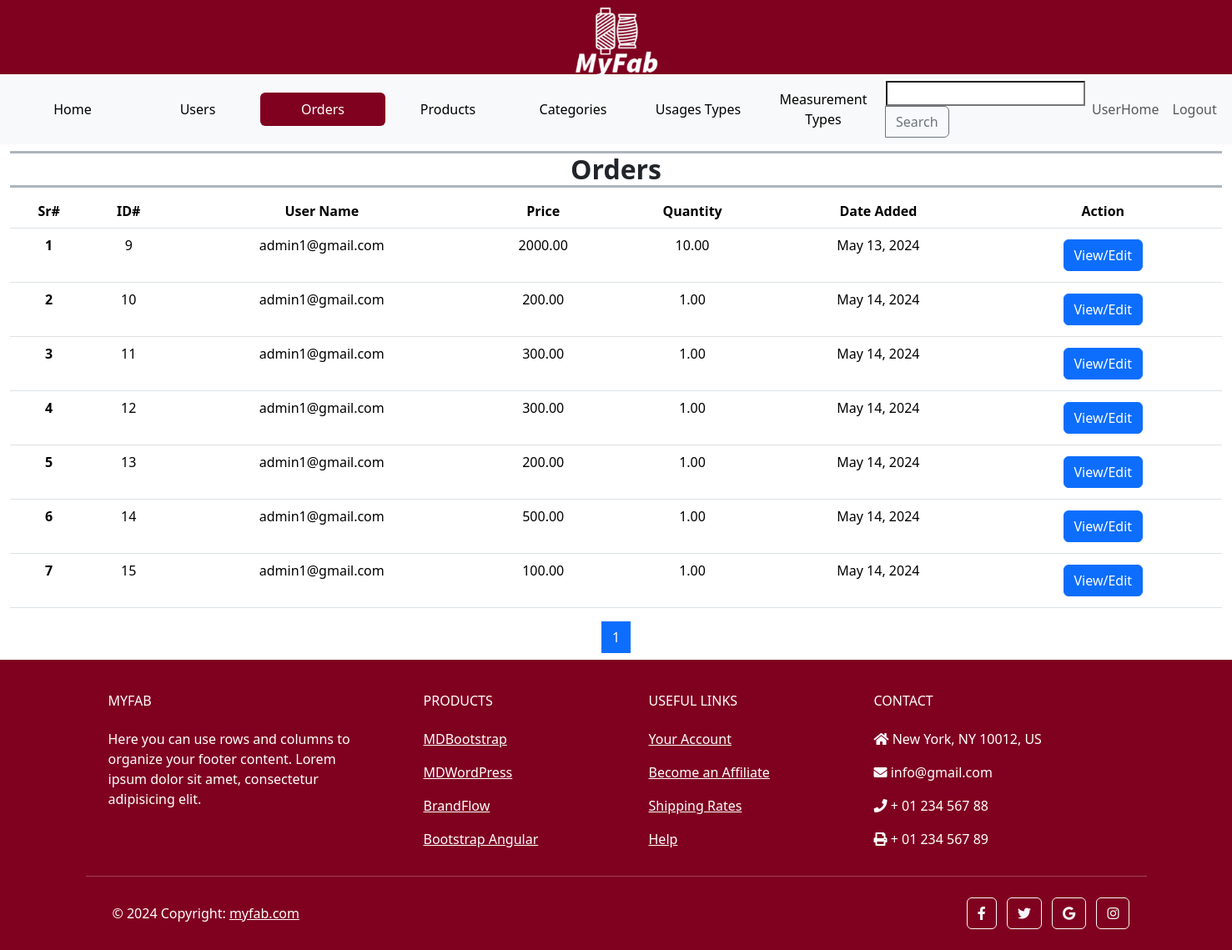
/custom_admin/orders/ (signed in), run on an earlier commit of the app's database.
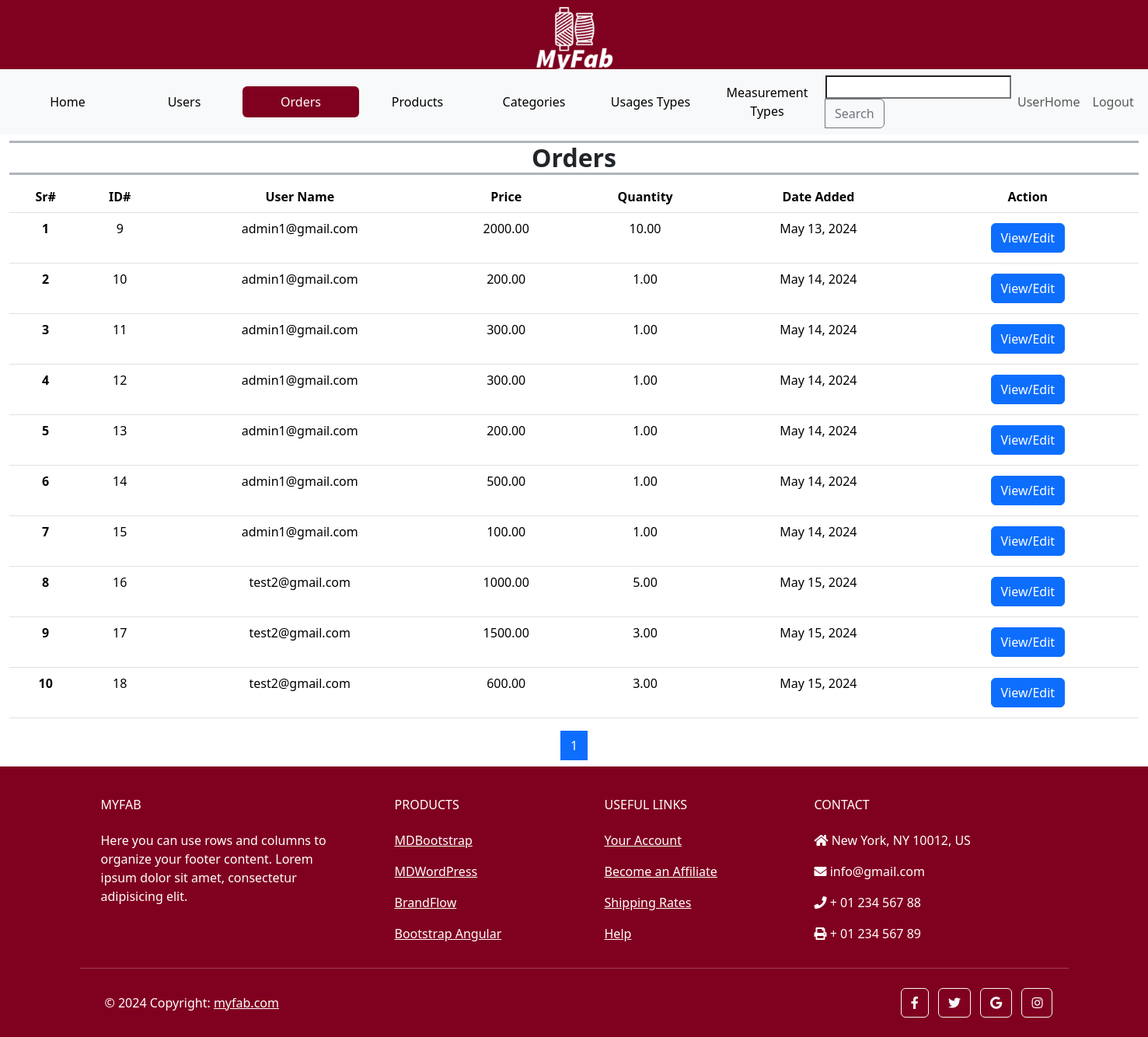
And on a later commit of the database.
### orders/models.py (models this page shows, shortened)
class Order(models.Model):
    PAYMENT_CHOICES = [
        ('P', 'Prepaid'),
        ('C', 'Cash On Delivery'),
    ]
    STATUS_CHOICES = [
        ('P', 'Pending'),
        ('S', 'Shipping'),
        ('D', 'Delivered'),
        ('C', 'Cancelled'),
    ]
    customer_id = models.ForeignKey(CustomUser, on_delete=models.CASCADE)
    product_id = models.ForeignKey(Product, on_delete=models.CASCADE)
    order_type = models.IntegerField(null=False)
    quantity = models.DecimalField(max_digits=10, decimal_places=2, default=0)
    price = models.DecimalField(max_digits=10, decimal_places=2, default=0)
    add_date = models.DateField(auto_now_add=True)
    payment_method = models.CharField(max_length=10, null=False, choices=PAYMENT_CHOICES)
    status = models.CharField(max_length=10, null=False, choices=STATUS_CHOICES, default='P')
    address = models.ForeignKey(Address, on_delete=models.PROTECT)
    order_measurements = models.TextField(null=True)

### accounts/models.py (models this page shows)
class CustomUser(AbstractUser):
    phone_number = models.CharField(max_length=13, unique=True)

### custom_admin/views.py (the view)
# urls.py: path('orders/', AdminOrders.as_view(), name = 'admin_orders'),
class AdminOrders(View):
    def get(self, request):
        orders = Order.objects.all()
        paginator = Paginator(orders, 10)
        page_number = request.GET.get('page')
        try:
            paged_orders = paginator.page(page_number)
        except PageNotAnInteger:
            paged_orders = paginator.page(1)
        except EmptyPage:
            paged_orders = paginator.page(paginator.num_pages)
        start_serial_number = (paged_orders.number - 1) * paginator.per_page + 1
        serial_numbers = list(range(start_serial_number, start_serial_number + len(paged_orders)))
        zipped_data = zip(serial_numbers, paged_orders)
        context = {'zipped_data': zipped_data, 'orders': paged_orders}
        return render(request, 'admin_orders.html', context)

### templates/admin_orders.html (shortened to what this page needs)
{% extends 'admin_base.html' %}
{% load static %}
{% block content %}
    <nav class="navbar navbar-expand-lg bg-body-tertiary">
        <div class="container-fluid">
        <div class="collapse navbar-collapse" id="navbarSupportedContent">
            <ul class="navbar-nav d-flex align-items-center me-auto mb-2 mb-lg-0">
                <li class="nav-item">
                    <button class="nav-link active btn btn-link" style="min-width: 150px;" aria-current="page">
                        <a class="text-black text-decoration-none" href="/custom_admin/">Home</a>
                    </button>
                </li>
                <li class="nav-item">
                    <button class="nav-link btn btn-link" style="min-width: 150px;" aria-current="page">
                        <a class="text-black text-decoration-none" href="/custom_admin/users/">Users</a>
                    </button>
                </li>
                <li class="nav-item">
                    <button class="nav-link btn btn-link" style="min-width: 150px;  background-color: #800020;" aria-current="page">
                        <a class="text-white text-decoration-none" href="#">Orders</a>
                    </button>
                </li>
                <li class="nav-item">
                    <button class="nav-link btn btn-link" style="min-width: 150px;" aria-current="page">
                        <a class="text-black text-decoration-none" href="{% url "custom_admin:admin_products" %}">Products</a>
                    </button>
                </li>
                <li class="nav-item">
                    <button class="nav-link btn btn-link" style="min-width: 150px;" aria-current="page">
                        <a class="text-black text-decoration-none" href="{% url "custom_admin:admin_categories" %}">Categories</a>
                    </button>
                </li>
                <li class="nav-item">
                    <button class="nav-link btn btn-link" style="min-width: 150px;" aria-current="page">
                        <a class="text-black text-decoration-none" href="{% url "custom_admin:admin_usages" %}">Usages Types</a>
                    </button>
                </li>
                <li class="nav-item">
                    <button class="nav-link btn btn-link" style="min-width: 150px;" aria-current="page">
                        <a class="text-black text-decoration-none" href="{% url "custom_admin:admin_measurements" %}">Measurement Types</a>
                    </button>
                </li>
                <li class="nav-item">
                    <form id="search-form">
                        <div class="input-group">
                            <input type="text" id="search-input" name="query">
                            <button class="btn btn-outline-secondary" type="submit">Search</button>
                        </div>
                    </form>
                </li>
            </ul>
            <ul class="navbar-nav d-flex flex-row justify-content-center  ms-auto mb-2 mb-lg-0">
                <li class="nav-item ms-3 ms-lg-0">
                    <a class="nav-link" href="{% url "main:home" %}">UserHome</a>
                </li>
                <li class="nav-item ms-3 ms-lg-0">
                    <form id="logout-form" action="/accounts/logout/" method="post">
                        <button type="submit" class="nav-link btn btn-link">Logout</button>
                    </form>
                </li>
            </ul>
        </div>
        </div>
    </nav>
    <section class="mb-2">
        <div class="container-fluid">
            <div class="container-fluid text-center px-0">
                <h5 class="border-bottom border-top border-3 border-dark-subtle fw-bold fs-2 fs-lg-5 mt-2">
                   Orders
                </h5>
            </div>
            <div class="row h-100">
                <div class="col-12">
                    <div class="table-responsive text-center">
                        <table class="table  table-hover">
                            <thead>
                            <tr>
                                <th scope="col">Sr#</th>
                                <th scope="col">ID#</th>
                                <th scope="col">User Name</th>
                                <th scope="col">Price</th>
                                <th scope="col">Quantity</th>
                                <th scope="col">Date Added</th>
                                <th scope="col">Action</th>
                            </tr>
                            </thead>
                            <tbody id="product-table-body">
                                {% for serial_number, order in zipped_data %}
                                <tr>
                                    <th scope="row">{{ serial_number }}</th>
                                    <td>{{ order.id }}</td>
                                    <td>{{ order.customer_id.username }}</td>
                                    <td>{{ order.price }}</td>
                                    <td>{{ order.quantity }}</td>
                                    <td>{{ order.add_date }}</td>
                                    <td>
                                        <button class="btn btn-sm">
                                            <a href="" class="btn btn-primary">View/Edit</a>
                                        </button>
                                    </td>
                                </tr>
                                {% endfor %}
                            </tbody>
                        </table>
                    </div>
                    <div class="pagination justify-content-center">
                        {% for page in orders.paginator.page_range %}
                        <a href="?page={{ page }}" class="page-link {% if orders.number == page %}active{% endif %}">{{ page }}</a>
                        {% endfor %}
                    </div>
                </div>
            </div>
        </div>
    </section>
{% endblock content %}

### templates/admin_base.html (shortened to what this page needs)
{% load static %}
{% load custom_filters %}
<!DOCTYPE html>
<html lang="en">
<head>
    <link rel="stylesheet" href="https://cdnjs.cloudflare.com/ajax/libs/font-awesome/5.15.4/css/all.min.css">
    <link rel="stylesheet" href="{% static "./css/bootstrap.css" %}">
    <link rel="stylesheet" href="{% static "./css/style.css" %}">
</head>
<body>
    <header class="header" style="height: 6vw; background-color: #800020;">
        <div class="container" style="max-height: 100%;">
            <img class="logo" style="max-width: 8%; display: block; margin: auto;" src="{% static 'images/MyFAB_transparent.png' %}" alt="Header_Logo">
        </div>
    </header>
        {% block content %}{% endblock %}
    <footer
            class="text-center text-lg-start text-white"
            style="background-color: #800020"
            >
      <div class="container p-4 pb-0">
        <section class="">
          <div class="row">
            <div class="col-md-3 col-lg-3 col-xl-3 mx-auto mt-3">
              <h6 class="text-uppercase mb-4 font-weight-bold">
                MyFAB
              </h6>
              <p>
                Here you can use rows and columns to organize your footer
                content. Lorem ipsum dolor sit amet, consectetur adipisicing
                elit.
              </p>
            </div>
            <div class="col-md-2 col-lg-2 col-xl-2 mx-auto mt-3">
              <h6 class="text-uppercase mb-4 font-weight-bold">Products</h6>
              <p>
                <a class="text-white">MDBootstrap</a>
              </p>
              <p>
                <a class="text-white">MDWordPress</a>
              </p>
              <p>
                <a class="text-white">BrandFlow</a>
              </p>
              <p>
                <a class="text-white">Bootstrap Angular</a>
              </p>
            </div>
            <div class="col-md-3 col-lg-2 col-xl-2 mx-auto mt-3">
              <h6 class="text-uppercase mb-4 font-weight-bold">
                Useful links
              </h6>
              <p>
                <a class="text-white">Your Account</a>
              </p>
              <p>
                <a class="text-white">Become an Affiliate</a>
              </p>
              <p>
                <a class="text-white">Shipping Rates</a>
              </p>
              <p>
                <a class="text-white">Help</a>
              </p>
            </div>
            <div class="col-md-4 col-lg-3 col-xl-3 mx-auto mt-3">
              <h6 class="text-uppercase mb-4 font-weight-bold">Contact</h6>
              <p><i class="fas fa-home mr-3"></i> New York, NY 10012, US</p>
              <p><i class="fas fa-envelope mr-3"></i> info@gmail.com</p>
              <p><i class="fas fa-phone mr-3"></i> + 01 234 567 88</p>
              <p><i class="fas fa-print mr-3"></i> + 01 234 567 89</p>
            </div>
          </div>
        </section>
        <hr class="my-3">
        <section class="p-3 pt-0">
          <div class="row d-flex align-items-center">
            <div class="col-md-7 col-lg-8 text-center text-md-start">
              <div class="p-3">
                © 2024 Copyright:
                <a class="text-white" href="https://mdbootstrap.com/"
                   >myfab.com</a
                  >
              </div>
            </div>
            <div class="col-md-5 col-lg-4 ml-lg-0 text-center text-md-end">
              <a
                 class="btn btn-outline-light btn-floating m-1"
                 class="text-white"
                 role="button"
                 ><i class="fab fa-facebook-f"></i
                ></a>
              <a
                 class="btn btn-outline-light btn-floating m-1"
                 class="text-white"
                 role="button"
                 ><i class="fab fa-twitter"></i
                ></a>
              <a
                 class="btn btn-outline-light btn-floating m-1"
                 class="text-white"
                 role="button"
                 ><i class="fab fa-google"></i
                ></a>
              <a
                 class="btn btn-outline-light btn-floating m-1"
                 class="text-white"
                 role="button"
                 ><i class="fab fa-instagram"></i
                ></a>
            </div>
          </div>
        </section>
      </div>
    </footer>
</body>
</html>

What changed in the data, as far as the page shows it:
added Order: serial_number "8", id "16", customer_id.username "test2@gmail.com", price "1000.00", quantity "5.00", add_date "May 15, 2024"
added Order: serial_number "9", id "17", customer_id.username "test2@gmail.com", price "1500.00", quantity "3.00", add_date "May 15, 2024"
added Order: serial_number "10", id "18", customer_id.username "test2@gmail.com", price "600.00", quantity "3.00", add_date "May 15, 2024"
